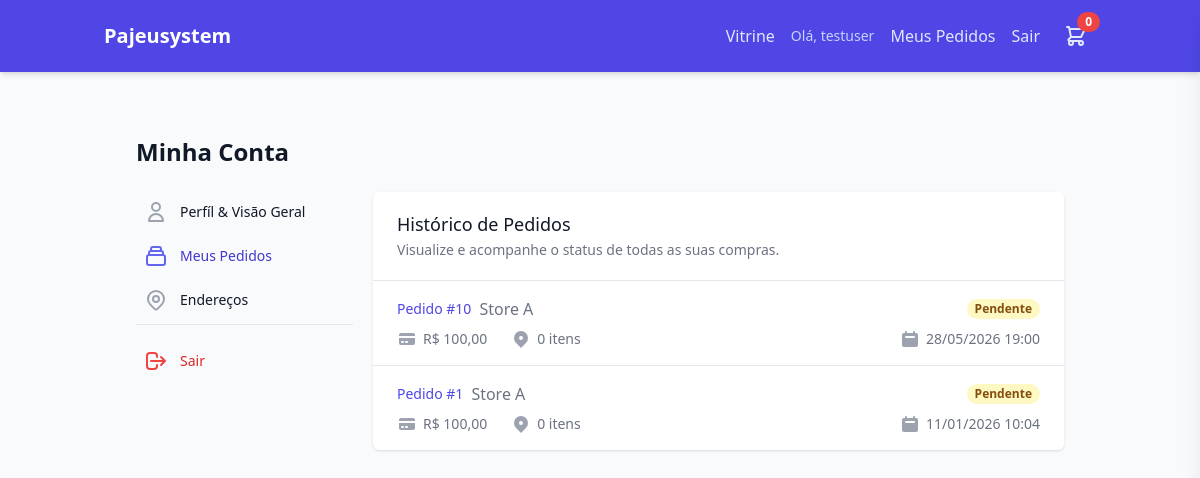
Page /account/orders/ (signed in) on the committed database.
### core/models.py (models this page shows, shortened)
class TenantAwareModel(models.Model):
    store = models.ForeignKey(
        Store,
        on_delete=models.CASCADE,
        related_name="%(class)s_related"
    )
    objects = TenantManager()
    class Meta:
        abstract = True

class Order(TenantAwareModel):
    class Status(models.TextChoices):
        OPEN = 'OPEN', 'Comanda Aberta'
        PENDING = 'PENDING', 'Pendente'
        CONFIRMED = 'CONFIRMED', 'Confirmado'
        PREPARING = 'PREPARING', 'Preparando'
        DELIVERING = 'DELIVERING', 'Em trânsito'
        COMPLETED = 'COMPLETED', 'Concluído'
        CANCELED = 'CANCELED', 'Cancelado'
    class PaymentMethod(models.TextChoices):
        ONLINE = 'online', 'Online (MP)'
        CASH = 'cash', 'Dinheiro'
        CARD = 'card', 'Cartão na Maquininha'
    class CardType(models.TextChoices):
        CREDIT = 'credit', 'Crédito'
        DEBIT = 'debit', 'Débito'
    user = models.ForeignKey('auth.User', on_delete=models.SET_NULL, null=True, blank=True)
    customer_name = models.CharField(max_length=255)
    customer_phone = models.CharField(max_length=20)
    customer_email = models.CharField(max_length=254, blank=True, default='')
    delivery_address = models.TextField()
    status = models.CharField(
        max_length=20,
        choices=Status.choices,
        default=Status.PENDING
    )
    total_amount = models.DecimalField(max_digits=10, decimal_places=2, default=Decimal('0.00'))
    delivery_fee = models.DecimalField(max_digits=10, decimal_places=2, default=Decimal('0.00'))
    payment_method = models.CharField(
        max_length=10,
        choices=PaymentMethod.choices,
        default=PaymentMethod.ONLINE,
    )
    change_amount = models.DecimalField(
        max_digits=10, decimal_places=2,
        null=True, blank=True,
        help_text='Troco solicitado quando payment_method=cash. None = sem troco.',
    )
    card_type = models.CharField(
        max_length=10,
        choices=CardType.choices,
        blank=True, default='',
        help_text='Tipo de cartão quando payment_method=card.',
    )
    mp_payment_id = models.CharField(
        max_length=64,
        null=True,
        blank=True,
        unique=True,
        db_index=True,
    )
    mp_preference_id = models.CharField(max_length=255, blank=True, default='', db_index=True)
    table_label = models.CharField(max_length=100, blank=True, default='')
    created_at = models.DateTimeField(auto_now_add=True)

class Store(models.Model):
    name = models.CharField(max_length=255)
    subdomain = models.CharField(max_length=255, unique=True)
    is_active = models.BooleanField(default=True)
    logo = models.ImageField(upload_to='store_logos/', null=True, blank=True)
    cover_image = models.ImageField(upload_to='store_covers/', null=True, blank=True)
    mercadopago_access_token = models.CharField(max_length=255, blank=True, null=True, help_text="Token de acesso do MercadoPago para esta loja")
    delivery_fee = models.DecimalField(
        max_digits=10, decimal_places=2,
        default=Decimal('0.00'),
        validators=[MinValueValidator(Decimal('0.00'))],
        help_text="Taxa de entrega cobrada nos pedidos online. 0,00 = entrega gratuita."
    )
    free_delivery_threshold = models.DecimalField(
        max_digits=10, decimal_places=2,
        null=True, blank=True, default=None,
        validators=[MinValueValidator(Decimal('0.00'))],
        help_text="Pedidos com subtotal >= este valor ganham entrega gratuita. Nulo = recurso desativado."
    )
    delivery_enabled = models.BooleanField(
        default=True,
        help_text="Quando False, a loja não aceita novos pedidos online."
    )
    payment_online_enabled = models.BooleanField(
        default=True,
        help_text="Aceitar pagamento online via MercadoPago (PIX/Checkout Pro)."
    )
    payment_cash_enabled = models.BooleanField(
        default=True,
        help_text="Aceitar pagamento em dinheiro na entrega."
    )
    payment_card_enabled = models.BooleanField(
        default=True,
        help_text="Aceitar pagamento com cartão na maquininha."
    )
    created_at = models.DateTimeField(auto_now_add=True)
    updated_at = models.DateTimeField(auto_now=True)
    owner = models.OneToOneField(
        'auth.User',
        on_delete=models.SET_NULL,
        null=True,
        blank=True,
        related_name='owned_store',
    )

### core/views.py (the view)
# urls.py: path('account/orders/', views.account_orders, name='account_orders'),
@login_required
def account_orders(request):
    orders = Order.objects.filter(user=request.user).order_by('-created_at')
    return render(request, 'core/account/orders.html', {'orders': orders})

### core/cart.py (called while the page is built)
    @property
    def total_items(self):
        return sum(item['quantity'] for item in self.cart.values())

    def get_total_price(self):
        return sum(Decimal(item['price']) * item['quantity'] for item in self.cart.values())

### core/context_processors.py (called while the page is built)
def theme_preference(request):
    user = getattr(request, 'user', None)
    if user is None or not user.is_authenticated:
        return {'theme_pref': 'system'}
    settings_obj = getattr(user, 'settings', None)
    theme = getattr(settings_obj, 'theme', None) if settings_obj else None
    return {'theme_pref': theme or 'system'}

### core/models.py (called while the page is built)
    def get_queryset(self):
        tenant = get_current_tenant()
        if tenant:
            return super().get_queryset().filter(store=tenant)
        return super().get_queryset()

### core/utils.py (called while the page is built)
def get_current_tenant():
    return _tenant_context.get()

def set_current_tenant(tenant):
    token = _tenant_context.set(tenant)
    return token

def reset_current_tenant(token):
    _tenant_context.reset(token)

### templates/core/account/orders.html (shortened to what this page needs)
{% extends 'core/account/base_account.html' %}
{% block account_content %}
<div class="bg-white dark:bg-gray-800 shadow overflow-hidden sm:rounded-md">
    <div class="px-4 py-5 sm:px-6">
        <h3 class="text-lg leading-6 font-medium text-gray-900 dark:text-gray-100">Histórico de Pedidos</h3>
        <p class="mt-1 text-sm text-gray-500 dark:text-gray-400">Visualize e acompanhe o status de todas as suas compras.</p>
    </div>
    <div class="border-t border-gray-200 dark:border-gray-700">
        <ul class="divide-y divide-gray-200 dark:divide-gray-700">
            {% for order in orders %}
            <li class="hover:bg-gray-50 dark:hover:bg-gray-700/50 transition duration-150 ease-in-out">
                <a href="{% url 'account_order_detail' order.id %}" class="block focus:outline-none">
                    <div class="px-4 py-4 sm:px-6">
                        <div class="flex items-center justify-between">
                            <div class="flex items-center">
                                <p class="text-sm font-medium text-indigo-600 dark:text-indigo-400 truncate">
                                    Pedido #{{ order.id }}
                                </p>
                                <p class="ml-2 flex-shrink-0 font-normal text-gray-500 dark:text-gray-400">
                                    {{ order.store.name }}
                                </p>
                            </div>
                            <div class="ml-2 flex-shrink-0 flex">
                                <span
                                    class="px-2 inline-flex text-xs leading-5 font-semibold rounded-full
                                {% if order.status == 'COMPLETED' %}bg-green-100 text-green-800 dark:bg-green-900/40 dark:text-green-300{% elif order.status == 'PENDING' %}bg-yellow-100 text-yellow-800 dark:bg-yellow-900/40 dark:text-yellow-300{% elif order.status == 'CANCELED' %}bg-red-100 text-red-800 dark:bg-red-900/40 dark:text-red-300{% else %}bg-blue-100 text-blue-800 dark:bg-blue-900/40 dark:text-blue-300{% endif %}">
                                    {{ order.get_status_display }}
                                </span>
                            </div>
                        </div>
                        <div class="mt-2 sm:flex sm:justify-between">
                            <div class="sm:flex">
                                <p class="flex items-center text-sm text-gray-500 dark:text-gray-400">
                                    R$ {{ order.total_amount }}
                                </p>
                                <p class="mt-2 flex items-center text-sm text-gray-500 dark:text-gray-400 sm:mt-0 sm:ml-6">
                                    <svg class="flex-shrink-0 mr-1.5 h-5 w-5 text-gray-400"
                                        xmlns="http://www.w3.org/2000/svg" viewBox="0 0 20 20" fill="currentColor">
                                        <path fill-rule="evenodd"
                                            d="M5.05 4.05a7 7 0 119.9 9.9L10 18.9l-4.95-4.95a7 7 0 010-9.9zM10 11a2 2 0 100-4 2 2 0 000 4z"
                                            clip-rule="evenodd" />
                                    </svg>
                                    {{ order.items.count }} itens
                                </p>
                            </div>
                            <div class="mt-2 flex items-center text-sm text-gray-500 dark:text-gray-400 sm:mt-0">
                                {{ order.created_at|date:"d/m/Y H:i" }}
                            </div>
                        </div>
                    </div>
                </a>
            </li>
            {% endfor %}
        </ul>
    </div>
</div>
{% endblock %}

### templates/base.html (shortened to what this page needs)
<!DOCTYPE html>
<html lang="pt-br" class="dark">
<head>
    <script src="https://cdn.tailwindcss.com"></script>
</head>
<body class="bg-gray-50 text-gray-900 dark:bg-gray-900 dark:text-gray-100 font-sans transition-colors" hx-headers='{"X-CSRFToken": "{{ csrf_token }}"}'>
    <header class="bg-indigo-600 dark:bg-indigo-800 text-white shadow-md">
        <div class="container mx-auto px-4 py-4 flex justify-between items-center">
            <div class="flex items-center">
                <a href="/" class="flex items-center gap-3">
                    {% if request.tenant.logo %}
                    <img src="{{ request.tenant.logo.url }}" alt="{{ request.tenant.name }}"
                        class="h-10 w-auto rounded">
                    {% else %}
                    <span class="text-xl font-bold">{{ request.tenant.name|default:"Pajeusystem" }}</span>
                    {% endif %}
                </a>
            </div>
            <nav class="flex items-center gap-4">
                {% if request.user_can_manage %}
                <span class="text-sm text-indigo-200">Olá, {{ user.username }} (Gestor)</span>
                <a href="{% url 'dashboard' %}" class="text-indigo-100 hover:text-white font-medium">Painel</a>
                <a href="{% url 'manager_orders' %}" class="text-indigo-100 hover:text-white font-medium">Pedidos</a>
                <a href="{% url 'comanda_list' %}" class="text-indigo-100 hover:text-white font-medium">Comandas</a>
                <a href="{% url 'manager_products' %}" class="text-indigo-100 hover:text-white font-medium">Catálogo</a>
                <a href="{% url 'manager_settings' %}" class="text-indigo-100 hover:text-white font-medium">Configurações</a>
                <a href="/" class="text-indigo-100 hover:text-white font-medium">Ver Vitrine</a>
                <form action="{% url 'logout' %}" method="post" class="inline">
                    {% csrf_token %}
                    <button type="submit" class="text-indigo-100 hover:text-white font-medium">Sair</button>
                </form>
                {% else %}
                <a href="/catalog/" class="text-indigo-100 hover:text-white font-medium">Vitrine</a>
                {% if user.is_authenticated %}
                <span class="text-sm text-indigo-200">Olá, {{ user.username }}</span>
                <a href="{% url 'account_orders' %}" class="text-indigo-100 hover:text-white font-medium">Meus Pedidos</a>
                <form action="{% url 'logout' %}" method="post" class="inline">
                    <button type="submit" class="text-indigo-100 hover:text-white font-medium">Sair</button>
                </form>
                {% else %}
                <a href="{% url 'login' %}" class="text-indigo-100 hover:text-white font-medium">Entrar</a>
                <a href="{% url 'signup' %}"
                    class="bg-indigo-500 hover:bg-indigo-700 text-white px-3 py-1.5 rounded transition">Cadastrar</a>
                {% endif %}
                <button class="relative p-2 text-indigo-100 hover:text-white" hx-get="{% url 'cart_detail' %}"
                    hx-target="#cart-drawer-content" _="on click remove .translate-x-full from #cart-drawer">
                    <svg class="w-6 h-6" fill="none" stroke="currentColor" viewBox="0 0 24 24">
                        <path stroke-linecap="round" stroke-linejoin="round" stroke-width="2"
                            d="M3 3h2l.4 2M7 13h10l4-8H5.4M7 13L5.4 5M7 13l-2.293 2.293c-.63.63-.184 1.707.707 1.707H17m0 0a2 2 0 100 4 2 2 0 000-4zm-8 2a2 2 0 11-4 0 2 2 0 014 0z">
                        </path>
                    </svg>
                    <span id="cart-count"
                        class="bg-red-500 text-white text-xs font-bold px-2 py-0.5 rounded-full absolute -top-1 -right-1">
                        {{ cart.total_items }}
                    </span>
                </button>
                {% endif %}
            </nav>
        </div>
    </header>
    <main class="container mx-auto px-4 py-8">
        {% block content %}
        {% endblock %}
    </main>
</body>
</html>

### rows in the picture
Order: id "10", store.name "Store A", status "Pendente", total_amount "100,00", items.count "0", created_at "28/05/2026 19:00"
Order: id "1", store.name "Store A", status "Pendente", total_amount "100,00", items.count "0", created_at "11/01/2026 10:04"

### other values in the picture
{{ request.tenant.name|default:"Pajeusystem" }} "Pajeusystem"
{{ user.username }} "testuser"
{{ cart.total_items }} "0"
